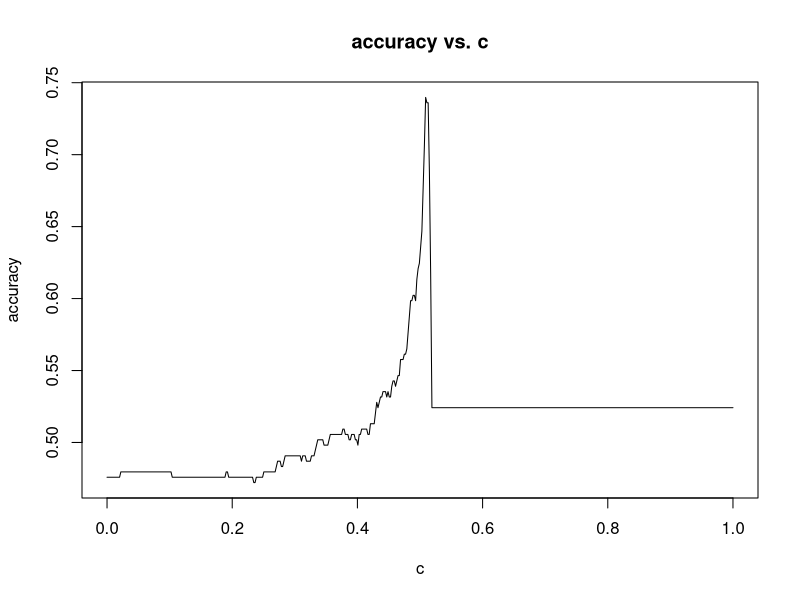
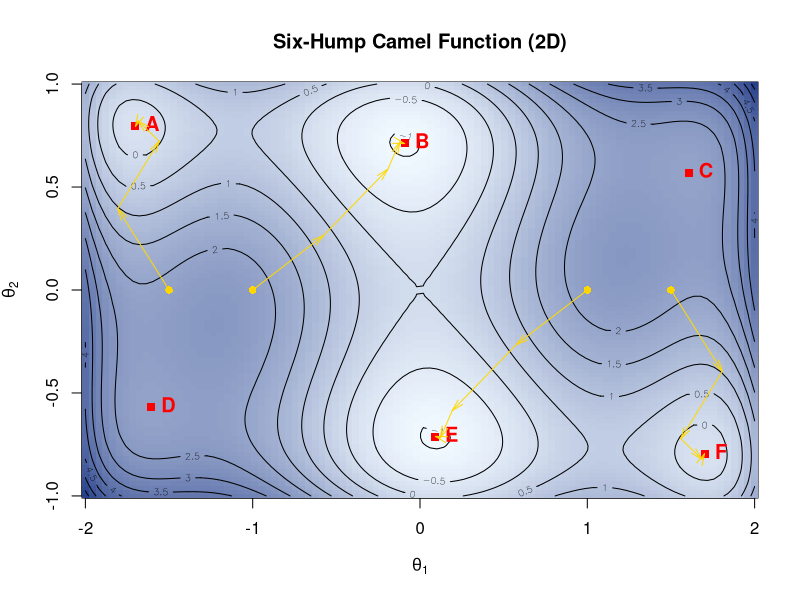
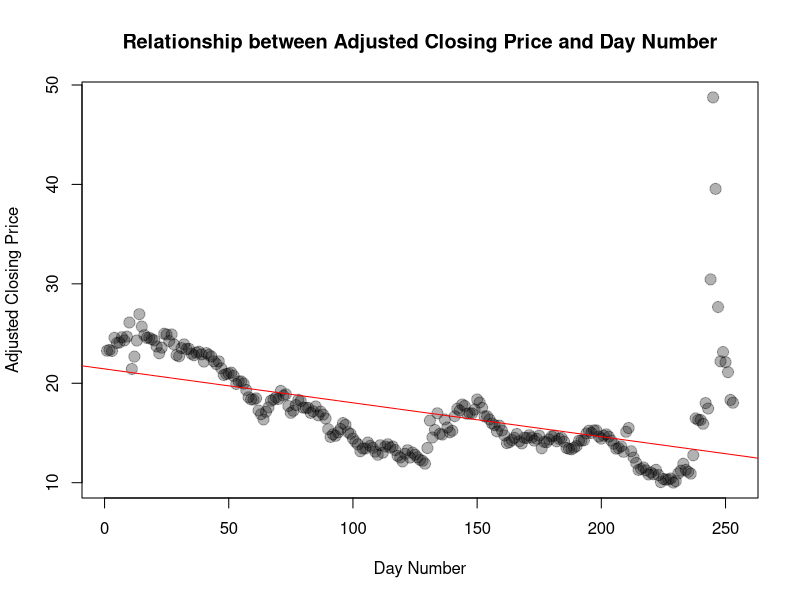
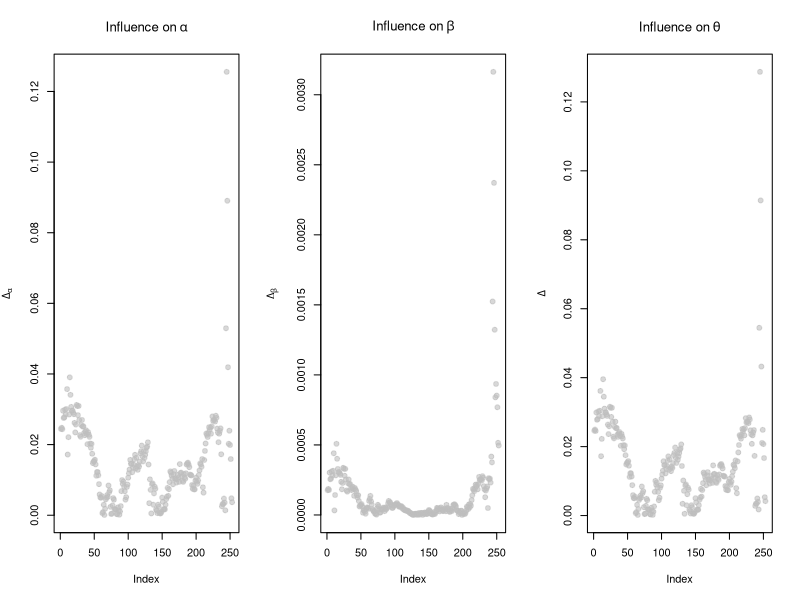
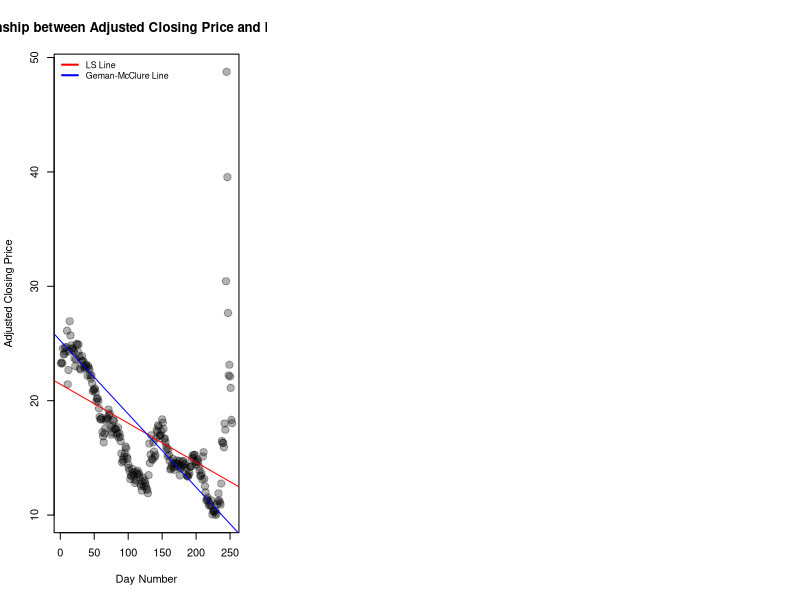

The R source for these figures, in order:
## ---- chunk 1
knitr::opts_chunk$set(echo = TRUE)
## ---- chunk 2
logistic_nll <- function(theta, x, y) {
  alpha <- theta[1]
  beta <- theta[2]
  aplusbx <- alpha+beta * x
  log_likelihood <- sum(y*aplusbx - log(1+exp(aplusbx)))
  return(-log_likelihood)
}
## ---- chunk 3
setwd('/Users/yuki/Desktop/STAT 341/Assignments/A2')
kvd <- read.csv("kendrick_v_drake.csv")

x <- kvd$Plays/1000000
kvd$Main.Artist = c(rep("Kendrick", 128), rep("Drake", 141))
y <- 1 * (kvd$Main.Artist == "Kendrick")

theta_0 <- c(0, 0)
result <- optim(par=theta_0, fn=logistic_nll, x=x, y=y)

theta <- result$par
theta

# check
glm(y ~ x, family = binomial(link = logit))
## ---- chunk 4
alpha_hat <- theta[1]
beta_hat <- theta[2]

cprob <- function(x, alpha, beta) {
  apbx <- alpha+beta*x
  return(exp(apbx) / (1 + exp(apbx)))
}

p_hat <- cprob(x, alpha_hat, beta_hat)

c <- 0.5
y_hat <- 1*(p_hat>=c)

cm <- table(y, y_hat)
print(cm)

TN <- cm[1, 1]
FP <- cm[1, 2]
FN <- cm[2, 1]
TP <- cm[2, 2]
accuracy <- (TN + TP)/(TN + FP + FN + TP)
cat("Accuracy:", accuracy, "\n")
## ---- chunk 5

c <- seq(from = 0, to = 1, length.out = 500)

calc.acc <- function(y, ystar) {
  TN <- sum((ystar == 0) & (y == 0))
  TP <- sum((ystar == 1) & (y == 1))
  FP <- sum((ystar == 1) & (y == 0))
  FN <- sum((ystar == 0) & (y == 1))
  accuracy <- (TN + TP)/(TN + FP + FN + TP)
  return(accuracy)
}

i <- 1
accuracy <- rep(0, length(c))
for (m in c) {
  accuracy[i] <- calc.acc(y, 1 * (p_hat >= m))
  i = i + 1
}

plot(c, accuracy, type = "l", xlab = "c", ylab = "accuracy", main = "accuracy vs. c")

mcval <- c[which.max(accuracy)]
mcval
## ---- chunk 6
rho <- function(theta) {
  theta1 <- theta[1]
  theta2 <- theta[2]
  rho_theta <- 4*theta1^2 - 2.1*theta1^4 + (theta1^6)/3 + theta1 *theta2 - 4 *theta2^2 +4 *theta2^4
  return(rho_theta)
}


gradient <- function(theta) {
  theta1 <- theta[1]
  theta2 <- theta[2]
  g1 <- 8*theta1- 8.4*theta1^3 + 2*theta1^5 + theta2
  g2 <- theta1 - 8*theta2 + 16*theta2^3
  g <- c(g1, g2)
  return(g)
}
## ---- chunk 7
gradientDescent <- function(theta = 0, rhoFn, gradientFn, lineSearchFn, testConvergenceFn,
    maxIterations = 100, tolerance = 1e-06, relative = FALSE, lambdaStepsize = 0.01,
    lambdaMax = 0.5) {

    converged <- FALSE
    i <- 0

    while (!converged & i <= maxIterations) {
        g <- gradientFn(theta)  ## gradient
        glength <- sqrt(sum(g^2))  ## gradient direction
        if (glength > 0)
            d <- g/glength

        lambda <- lineSearchFn(theta, rhoFn, d, lambdaStepsize = lambdaStepsize,
            lambdaMax = lambdaMax)

        thetaNew <- theta - lambda * d
        converged <- testConvergenceFn(thetaNew, theta, tolerance = tolerance,
            relative = relative)
        theta <- thetaNew
        i <- i + 1
    }

    ## Return last value and whether converged or not
    list(theta = theta, converged = converged, iteration = i, fnValue = rhoFn(theta))
}


### line searching could be done as a simple grid search
gridLineSearch <- function(theta, rhoFn, d, lambdaStepsize = 0.01, lambdaMax = 1) {
    ## grid of lambda values to search
    lambdas <- seq(from = 0, by = lambdaStepsize, to = lambdaMax)
    ## line search
    rhoVals <- sapply(lambdas, function(lambda) {
        rhoFn(theta - lambda * d)
    })
    ## Return the lambda that gave the minimum
    lambdas[which.min(rhoVals)]
}

### Where testCovergence might be (relative or absolute)
testConvergence <- function(thetaNew, thetaOld, tolerance = 1e-10, relative = FALSE) {
    sum(abs(thetaNew - thetaOld)) < if (relative)
        tolerance * sum(abs(thetaOld)) else tolerance
}
## ---- chunk 8
theta_0_list <- list(c(-1.5, 0), c(-1, 0), c(1, 0), c(1.5, 0))
results <- lapply(theta_0_list, function(init) {
  gradientDescent(theta = init, rhoFn = rho, gradientFn = gradient, 
                  lineSearchFn = gridLineSearch, testConvergenceFn = testConvergence)
})
results
## ---- chunk 9
gradientDescentWithSolutionPath <- function(theta, 
      rhoFn, gradientFn, lineSearchFn, testConvergenceFn,
      maxIterations = 100,  
      tolerance = 1E-6, relative = FALSE, 
      lambdaStepsize = 0.01, lambdaMax = 0.5) {
  
  SolutionPath = matrix(NA,nrow = maxIterations,ncol = length(theta))
  SolutionPath[1,] = theta
  converged <- FALSE
  i <- 0
  
  while (!converged & i <= maxIterations) {
    g <- gradientFn(theta) ## gradient
    glength <-  sqrt(sum(g^2)) ## gradient direction
    if (glength > 0) g <- g /glength
    
    lambda <- lineSearchFn(theta, rhoFn, g,  
                lambdaStepsize = lambdaStepsize, lambdaMax = lambdaMax)
    
    thetaNew <- theta - lambda * g
    converged <- testConvergenceFn(thetaNew, theta,
                                   tolerance = tolerance,
                                   relative = relative)
    theta <- thetaNew
    i <- i + 1
    SolutionPath[(i+1),] = theta
  }
  SolutionPath = SolutionPath[1:(i+1),]
  ## Return last value and whether converged or not
  list(theta = theta, converged = converged, iteration = i, fnValue = rhoFn(theta) , 
       SolutionPath = SolutionPath 
       )
}

Optim1 <- gradientDescentWithSolutionPath(theta = c(-1.5, 0), rhoFn = rho, 
                                          gradientFn = gradient, 
                                          lineSearchFn = gridLineSearch, 
                                          testConvergenceFn = testConvergence)
Optim2 <- gradientDescentWithSolutionPath(theta = c(-1, 0), rhoFn = rho, 
                                          gradientFn = gradient, 
                                          lineSearchFn = gridLineSearch, 
                                          testConvergenceFn = testConvergence)
Optim3 <- gradientDescentWithSolutionPath(theta = c(1, 0), rhoFn = rho, 
                                          gradientFn = gradient, 
                                          lineSearchFn = gridLineSearch, 
                                          testConvergenceFn = testConvergence)
Optim4 <- gradientDescentWithSolutionPath(theta = c(1.5, 0), rhoFn = rho, 
                                          gradientFn = gradient, 
                                          lineSearchFn = gridLineSearch, 
                                          testConvergenceFn = testConvergence)
## ---- chunk 10
rhoplot <- function(theta1, theta2) {
  rho_theta <- 4*theta1^2 - 2.1*theta1^4 + (theta1^6)/3 + 
    theta1 *theta2 - 4 *theta2^2 +4 *theta2^4
  return(rho_theta)
}

theta2 <- seq(-1, 1, length.out = 100)
theta1 <- seq(-2, 2, length.out = 100)

Rho <- outer(theta1,theta2,"rhoplot")
color_palette <- colorRampPalette(c("aliceblue", "royalblue4"))
image(theta1, theta2, Rho, col = color_palette(100), 
      xlab = bquote(theta[1]), 
      ylab = bquote(theta[2]), main = "Six-Hump Camel Function (2D)")
contour(theta1,theta2,Rho, add=T, levels = seq(-1, 5.5, by = 0.5))

minima_points <- list(
  c(-1.703, 0.796),  # A
  c(-0.09, 0.713),   # B
  c(1.607, 0.569),   # C
  c(-1.607, -0.569), # D
  c(0.09, -0.713),   # E
  c(1.703, -0.796)   # F
)
points(sapply(theta_0_list, `[[`, 1), 
       sapply(theta_0_list, `[[`, 2), pch = 16, col = "gold")
minima_labels <- c("A", "B", "C", "D", "E", "F")
points(sapply(minima_points, `[[`, 1), 
       sapply(minima_points, `[[`, 2), pch = 15, col = "red")
text(sapply(minima_points, `[[`, 1), sapply(minima_points, `[[`, 2), 
     labels = minima_labels, pos = 4, col = "red", cex = 1.2, font = 2)

n.arrows = dim(Optim1$SolutionPath)[1]
for(i in 1:(n.arrows-1)){
  arrows(Optim1$SolutionPath[i,1],Optim1$SolutionPath[i,2],
       Optim1$SolutionPath[(i+1),1],Optim1$SolutionPath[(i+1),2],
       length = 0.12,angle = 15, col = "gold")
}

n.arrows = dim(Optim2$SolutionPath)[1]
for(i in 1:(n.arrows-1)){
  arrows(Optim2$SolutionPath[i,1],Optim2$SolutionPath[i,2],
       Optim2$SolutionPath[(i+1),1],Optim2$SolutionPath[(i+1),2],
       length = 0.12,angle = 15, col = "gold")
}

n.arrows = dim(Optim3$SolutionPath)[1]
for(i in 1:(n.arrows-1)){
  arrows(Optim3$SolutionPath[i,1],Optim3$SolutionPath[i,2],
       Optim3$SolutionPath[(i+1),1],Optim3$SolutionPath[(i+1),2],
       length = 0.12,angle = 15, col = "gold")
}

n.arrows = dim(Optim4$SolutionPath)[1]
for(i in 1:(n.arrows-1)){
  arrows(Optim4$SolutionPath[i,1],Optim4$SolutionPath[i,2],
       Optim4$SolutionPath[(i+1),1],Optim4$SolutionPath[(i+1),2],
       length = 0.12,angle = 15, col = "gold")
}
## ---- chunk 11
gme <- read.csv("GME.csv")
plot(x=gme$Day_Num, y=gme$Adj_Close, main = 
       "Relationship between Adjusted Closing Price and Day Number", 
     pch = 19, cex = 1.5, col = adjustcolor("black", alpha = 0.3), 
     xlab = "Day Number", ylab = "Adjusted Closing Price")
x_bar <- mean(gme$Day_Num)
x_u <- gme$Day_Num
xc <- x_u - x_bar
y_u <- gme$Adj_Close
model1 <- lm(y_u ~ xc)
abline(a = model1$coef[1] - model1$coef[2] * x_bar, b = model1$coef[2], col = "red")
## ---- chunk 12
theta.hat <- model1$coef

N = nrow(gme)
delta = matrix(0, nrow = N, ncol = 2)

for (i in 1:N) {
    temp.model = lm(Adj_Close ~ I(Day_Num-mean(Day_Num)), data = gme[-i, ])
    delta[i, ] = abs(theta.hat - temp.model$coef)
}

par(mfrow = c(1, 3))
plot(delta[, 1], ylab = bquote(Delta[alpha]), main = bquote("Influence on" ~
    alpha), pch = 19, col = adjustcolor("grey", 0.6))


plot(delta[, 2], ylab = bquote(Delta[beta]), main = bquote("Influence on" ~
    beta), pch = 19, col = adjustcolor("grey", 0.6))


delta2 = apply(X = delta, MARGIN = 1, FUN = function(z) {
    sum(z)
})
plot(delta2, ylab = bquote(Delta), main = bquote("Influence on" ~ theta), pch = 19,
    col = adjustcolor("grey", 0.6))
## ---- chunk 13
gme[delta2>0.04,]
## ---- chunk 14
gm.fn <- function(r) {
  (r^2/2) / (1+r^2)
}

gm.fn.prime <- function(r) {
  r / ((1+r^2)^2)
}
createRobustGMRho <- function(x, y) {
    ## local variable
    xbar <- mean(x)
    ## Return this function
    function(theta) {
        alpha <- theta[1]
        beta <- theta[2]
        sum(gm.fn(y - alpha - beta * (x - xbar)))
    }
}
createRobustGMGradient <- function(x, y) {
    ## local variables
    xbar <- mean(x)
    ybar <- mean(y)
    function(theta) {
        alpha <- theta[1]
        beta <- theta[2]
        ru = y - alpha - beta * (x - xbar)
        rhop = gm.fn.prime(ru)
        -1 * c(sum(rhop * 1), sum(rhop * (x - xbar)))
    }
}
## ---- chunk 15
rho <- createRobustGMRho(x = gme$Day_Num, y = gme$Adj_Close)

gradient <- createRobustGMGradient(x = gme$Day_Num, y = gme$Adj_Close)

result <- gradientDescent(theta = model1$coefficients, rhoFn = rho, gradientFn = gradient,
    lineSearchFn = gridLineSearch, testConvergenceFn = testConvergence)

print(result)
## ---- chunk 16
gme <- read.csv("GME.csv")
plot(x=gme$Day_Num, y=gme$Adj_Close, main = 
       "Relationship between Adjusted Closing Price and Day Number", 
     pch = 19, cex = 1.5, col = adjustcolor("black", alpha = 0.3), 
     xlab = "Day Number", ylab = "Adjusted Closing Price")
x_bar <- mean(gme$Day_Num)
x_u <- gme$Day_Num
xc <- x_u - x_bar
y_u <- gme$Adj_Close
model1 <- lm(y_u ~ xc)
abline(a = model1$coef[1] - model1$coef[2] * x_bar, b = model1$coef[2], col = "red")
abline(a = result$theta[1] - result$theta[2] * x_bar, b = result$theta[2], col = "blue")

legend("topleft", legend = c("LS Line", "Geman-McClure Line"), col = c("red", "blue"), 
       bty = "n", lty = 1, lwd=2, cex=0.8)
